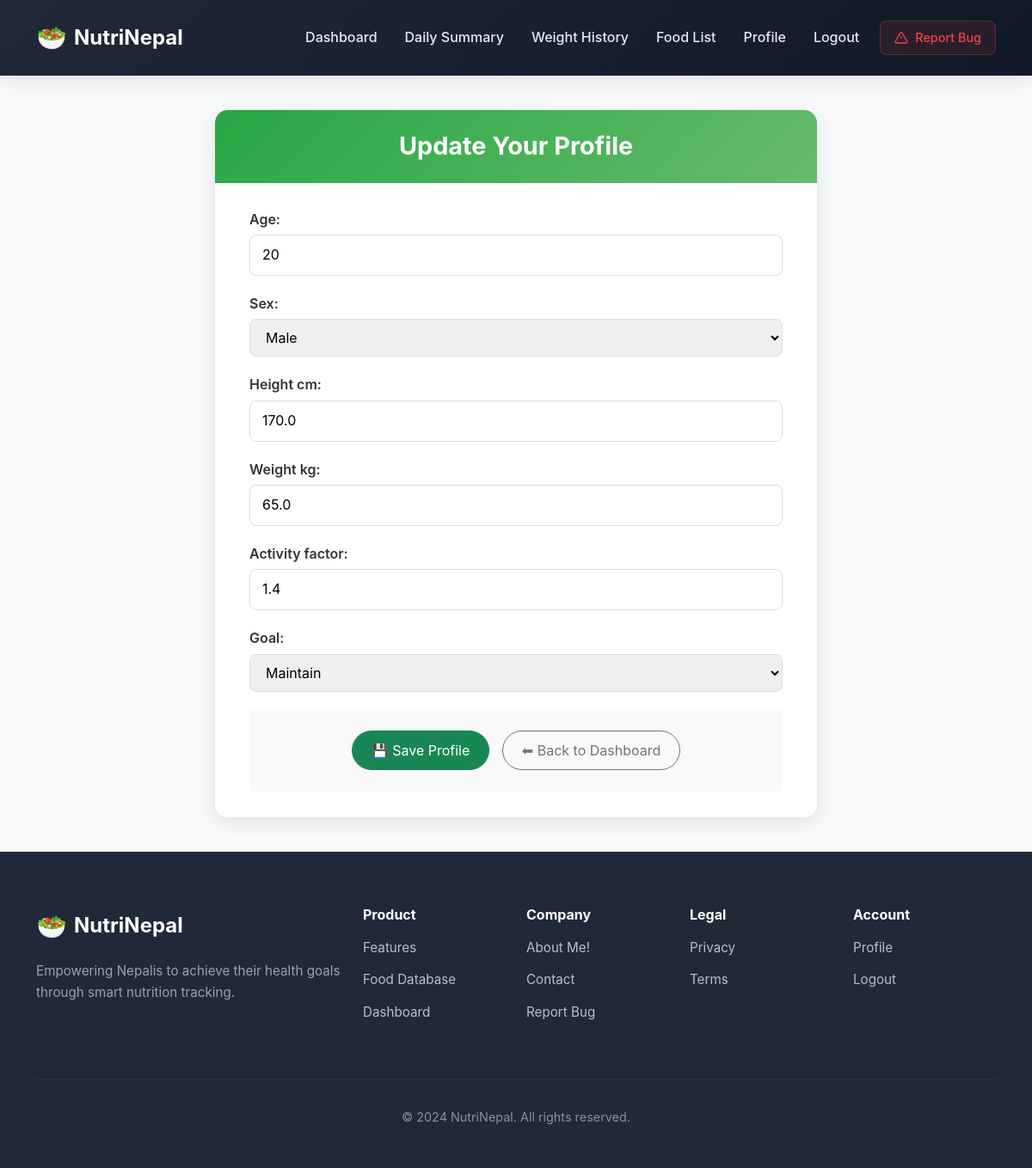
Screenshot of /authsys/profileedit/ (signed in) with the database file from the repository.
### tracker/models.py (models this page shows, shortened)
class Profile(models.Model):
    SEX_CHOICES = (
        ('M', 'Male'),
        ('F', 'Female'),
    )
    GOAL_CHOICES = (
        ('lose', 'Lose Weight'),
        ('maintain', 'Maintain'),
        ('gain', 'Gain Weight'),
    )
    user = models.OneToOneField(User, on_delete=models.CASCADE)
    name = models.TextField()
    age = models.PositiveIntegerField(default=20)
    sex = models.CharField(max_length=1, choices=SEX_CHOICES, default='M')
    height_cm = models.FloatField(default=170)
    weight_kg = models.FloatField(default=65)
    activity_factor = models.FloatField(default=1.4)  # 1.2 sedentary → 1.9 very active
    goal = models.CharField(max_length=10, choices=GOAL_CHOICES, default='maintain')

### authsys/views.py (the view)
# urls.py: path('profileedit/', views.profile_edit, name='profile_edit'),
@login_required
def profile_edit(request):
    profile = get_object_or_404(Profile, user=request.user)
    if request.method == 'POST':
        form = ProfileForm(request.POST, instance=profile)
        if form.is_valid():
            form.save()
            messages.success(request, 'Profile updated!')
            return redirect('dashboard')
    else:
        form = ProfileForm(instance=profile)
    return render(request, 'profile_form.html', {'form': form})

### tracker/forms.py
class ProfileForm(forms.ModelForm):
    class Meta:
        model = Profile
        fields = ('age', 'sex', 'height_cm', 'weight_kg', 'activity_factor', 'goal')

### authsys/templates/profile_form.html (shortened to what this page needs)
{% extends "base.html" %}
{% block content %}
<div class="profile-edit-card">
  <div class="profile-edit-header">
    <h2>Update Your Profile</h2>
  </div>
  <div class="profile-edit-body">
    <form method="post">
      {{ form.as_p }}
      <div class="profile-edit-footer">
        <button type="submit" class="btn btn-success">💾 Save Profile</button>
        <a href="{% url 'dashboard' %}" class="btn btn-outline-secondary">⬅ Back to Dashboard</a>
      </div>
    </form>
  </div>
</div>
{% endblock %}

### kcalapi/static/css/homepage.css (style rules this page uses)
:root { --primary: #10b981; --primary-dark: #059669; --primary-light: #d1fae5; --secondary: #0e5f46; --dark: #1f2937; --text: #374151; --text-light: #6b7280; --bg-light: #f9fafb; --white: #ffffff; --danger: #ef4444; --warning: #f59e0b; --border: #e5e7eb; --shadow: 0 10px 40px rgba(0, 0, 0, 0.08); --shadow-lg: 0 20px 60px rgba(0, 0, 0, 0.12); }
* { margin: 0; padding: 0; box-sizing: border-box; }
body { font-family: -apple-system, BlinkMacSystemFont, 'Segoe UI', Roboto, Oxygen, Ubuntu, Cantarell, sans-serif; color: var(--text); line-height: 1.6; overflow-x: hidden; }

### authsys/templates/profile_form.html (style rules this page uses)
.profile-edit-card { max-width: 700px; margin: 40px auto; border-radius: 15px; background: #fff; box-shadow: 0 6px 20px rgba(0, 0, 0, 0.1); overflow: hidden; }
.profile-edit-header { background: linear-gradient(135deg, #28a745, #66bb6a); color: #fff; text-align: center; padding: 25px 20px; }
.profile-edit-header h2 { margin: 0; font-size: 1.8rem; font-weight: 700; }
.profile-edit-body { padding: 30px 40px; }
.profile-edit-body form p { margin-bottom: 20px; }
.profile-edit-body label { font-weight: 600; margin-bottom: 5px; display: block; color: #333; }
.profile-edit-body input, .profile-edit-body select, .profile-edit-body textarea { width: 100%; padding: 10px 14px; border-radius: 8px; border: 1px solid #ddd; transition: 0.3s; }
.profile-edit-footer { text-align: center; padding: 20px; background: #f9f9f9; }
.profile-edit-footer .btn { border-radius: 30px; padding: 10px 22px; font-size: 1rem; transition: 0.3s ease; margin: 5px; }

### rows the page displays
Profile: age "20", sex "Male", height_cm "170.0", weight_kg "65.0", activity_factor "1.4", goal "Maintain"
